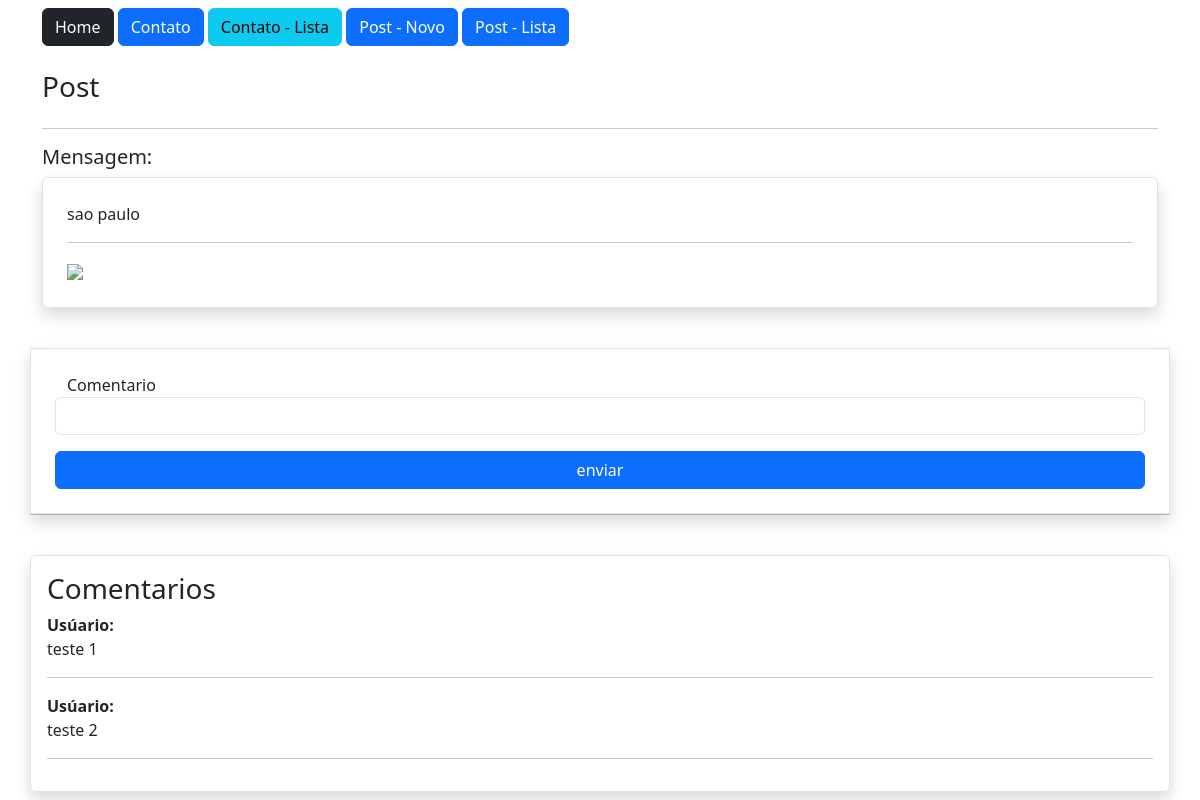
The app's page /post/2 (signed in) with its own data.
### estudo/models.py (models this page shows, shortened)
class Post(db.Model):
    id = db.Column(db.Integer, primary_key=True)
    data_criacao = db.Column(db.DateTime, default=datetime.utcnow())
    mensagem = db.Column(db.String, nullable=True)
    imagem = db.Column(db.String, nullable=True, default='default.png')
    user_id = db.Column(db.Integer, db.ForeignKey('user.id'), nullable =True)
    comentarios = db.relationship('PostComentarios', backref='post', lazy=True)

class PostComentarios(db.Model):
    id = db.Column(db.Integer, primary_key=True)
    data_criacao = db.Column(db.DateTime, default=datetime.utcnow())
    comentario = db.Column(db.String, nullable=True)
    user_id = db.Column(db.Integer, db.ForeignKey('user.id'), nullable =True)
    post_id = db.Column(db.Integer, db.ForeignKey('post.id'), nullable =True)

### estudo/views.py (the view)
@app.route('/post/<int:id>', methods=['GET', 'POST'])
@login_required
def PostDetail(id):
    post = Post.query.get(id)
    form = PostComentarioForm()
    if form.validate_on_submit():
        form.save(current_user.id, id)
        return redirect(url_for('PostDetail', id=id))
    return render_template('post.html', post=post, form=form)

### estudo/forms.py (shortened to what this page needs)
class PostComentarioForm(FlaskForm):
        comentario = StringField('Comentario', validators=[DataRequired()])
        btnSubmit = SubmitField('enviar')

### estudo/models.py (called while the page is built)
@login_manager.user_loader
def load_user(user_id):
    return User.query.get(user_id)

### estudo/templates/post.html (shortened to what this page needs)
{% extends 'base.html' %}
{% block content %}
        <div class="container">
            {% include 'nav.html' %}
            <div class="row mt-4 ">
                <h3>Post</h3>
            </div>
            <hr>
            <div class="row">
                <div class="col-12">
                    <h5>Mensagem:</h5>
                    <div class="col-12 border rounded p-4 shadow">
                        {{post.mensagem}}
                        <hr>
                        <img src="{{ url_for('static', filename='data/post/{}'.format(post.imagem) ) }} " style="max-width: 300px;">
                    </div>
                </div>
                <div class="col-12 mt-3">
                    <form action="" method="post" class="row mt-4 p-4 rounde border shadow">
                        {{ form.comentario.label() }}
                        {{ form.comentario(class="form-control") }}
                        {{ form.btnSubmit(class="btn btn-primary col-12 mt-3") }}
                    </form>
                </div>
                <hr>
                <div class="col-12 mt-4 border rounded shadow p-3">
                    <h3>Comentarios</h3>
                    {% for c in post.comentarios %}
                    <p>
                        <b>Usúario: </b>  {{ c.user.nome }} {{ c.user.sobrenome }} <br>
                        {{c.comentario}}
                    </p>
                    <hr>
                    {% endfor %}
                </div>
            </div>
        </div>
{% endblock %}

### records on screen
Post: mensagem "sao paulo"
PostComentarios: comentario "teste 1"
PostComentarios: comentario "teste 2"
